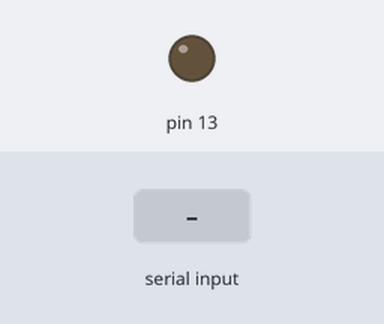
The sketch below on a simulated Arduino Uno, built with avr-gcc and run on an emulated ATmega328P. On the bench: output pins drawn as LEDs (lit = HIGH). The test bench sets the inputs (shaded band).

Above: at 1.2 s.
1.3 s: byte 30 received over Serial
At 2.2 s:
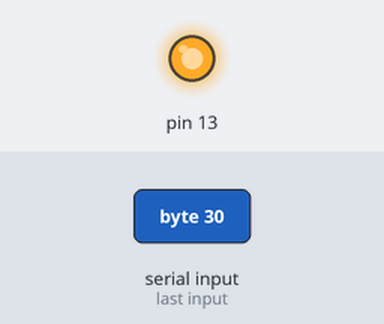
Timing chart, 0 to 4.3 s (numbered marks = the images above; inputs shaded):
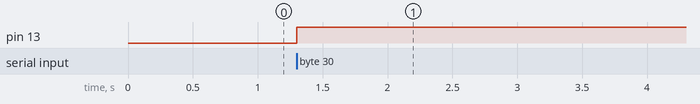

The sketch:

UnoInterfaceSerial.ino
```cpp
void setup() {
  pinMode(13, OUTPUT);

  Serial.begin(115200);

  while(!Serial) {
  }
}

void loop() {
  if (Serial.available() > 0) {
    bool LED = Serial.read();
    digitalWrite(13, LED);
  }
}
```

Measured:
- after the input at 1.3 s, pin 13: LOW → HIGH at once
